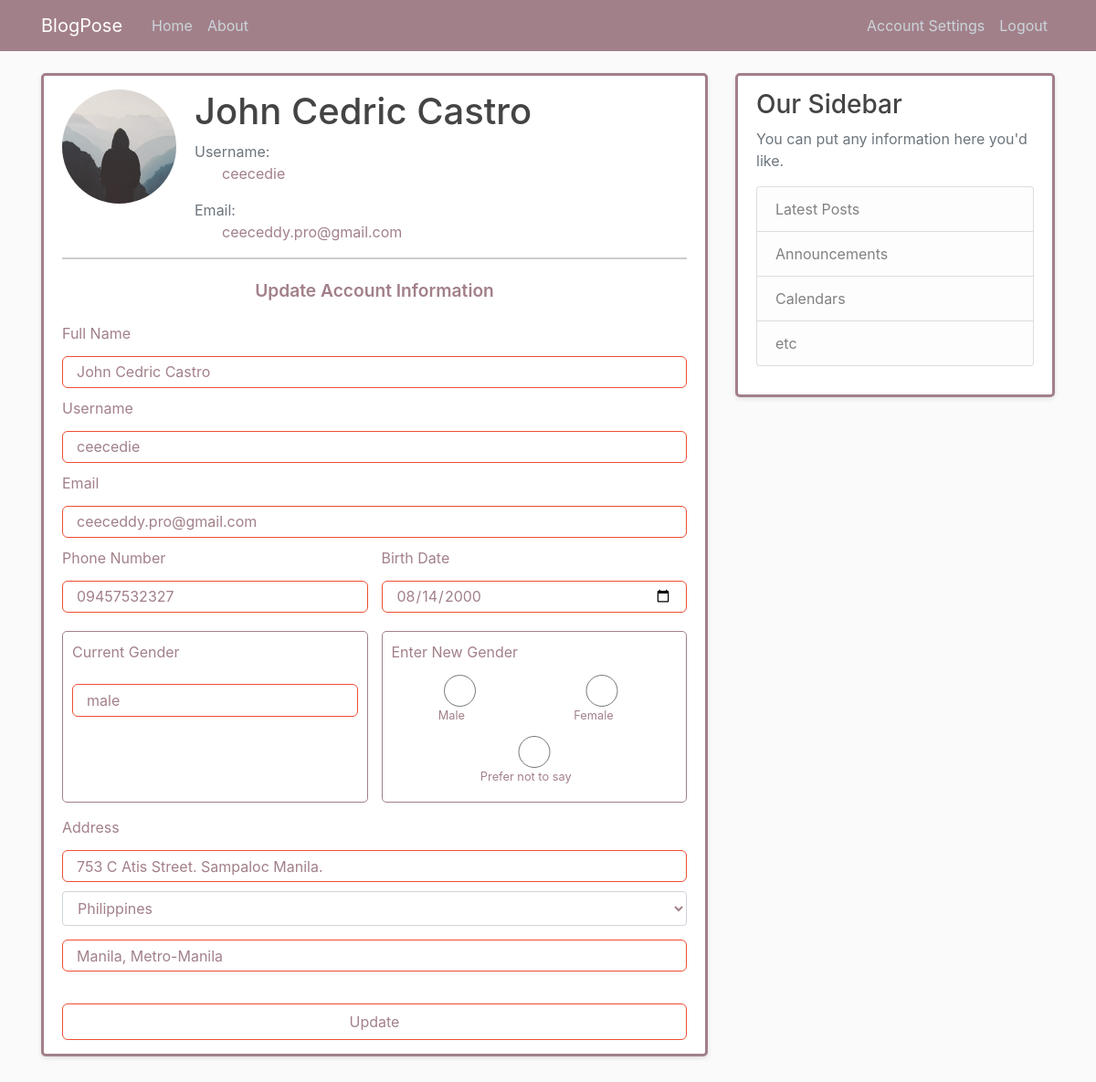
Page /account (signed in) on the committed database.
### blogpose/models.py (models this page shows, shortened)
class User(db.Model, UserMixin):
    id = db.Column(db.Integer, primary_key = True) # setting this id to be a primary key. It automatically generates.
    fullname = db.Column(db.String(150), nullable=False) # setting this fullname to become not null
    username = db.Column(db.String(35), unique = True, nullable = False) # setting this username to become unique and not null.
    email = db.Column(db.String(120), unique = True, nullable = False) # setting this email to become unique and not null.
    phone_number = db.Column(db.String(11), nullable=False) # setting this phone_number to become not null
    birth_date = db.Column(db.Date, nullable=False) # setting this birth_date to become not null
    gender = db.Column(db.String(10), nullable=False) # setting this gender to become not null
    street_address = db.Column(db.String(100), nullable=False) # setting this street_address to become not null
    country = db.Column(db.String(50), nullable=False) # setting this country to become not null
    city = db.Column(db.String(100), nullable=False) # setting this city to become not null
    img_file = db.Column(db.String(20), nullable = False, default = "default.jpg")
    password = db.Column(db.String(60), nullable = False)
    posts = db.relationship("Post", backref = "Author", lazy = True)

### blogpose/routes.py (the view)
@app.route("/account")
@login_required
def account():
    form = UdpateAccount()
    if form.validate_on_submit():
        pass
    elif request.method == "GET":
        form.fullname.data = current_user.fullname
        form.username.data = current_user.username
        form.email.data = current_user.email
        form.phone_number.data = current_user.phone_number
        form.birth_date.data = current_user.birth_date
        form.gender.data = current_user.gender
        form.street_address.data = current_user.street_address
        form.country.data = current_user.country
        form.city.data = current_user.city
    profile_image = url_for('static', filename = 'profile_pics/' + current_user.img_file)
    return render_template("account.html", title = "Account Settings", form = form, img_file = profile_image)

### blogpose/models.py (called while the page is built)
@login_manager.user_loader
def load_user(user_id):
    return User.query.get(int(user_id))

### blogpose/templates/account.html (shortened to what this page needs)
{% extends "layout.html" %}
{% block content %}
    <div class="content-section">
        <div class="media">
            <img class="rounded-circle account-img" src="{{ img_file }}">
            <div class="media-body">
                <h2 class="account-heading">{{ current_user.fullname }}</h2>
                <p class="text-secondary">Username: <br>
                    <span class = "highlight-color-and-text">{{ current_user.username }}</span>
                </p>
                <p class="text-secondary">Email: <br>
                    <span class = "highlight-color-and-text">{{ current_user.email }}</span>
                </p>
            </div>
        </div>
        <hr class="email-line">
        <section class="container-update">
            <header class="update-header">Update Account Information</header>
            <form class="forms" method="POST" action="{{ url_for('account') }}">
                <div class="input-box">
                    <label>Full Name</label>
                    {% if form.fullname.errors%}
                        {{ form.fullname(class="form-control form-control-lg is-invalid") }}
                        <div class="invalid-feedback">
                            {% for error in form.fullname.errors %}
                                <span> {{ error}} </span>
                            {% endfor %}
                        </div>
                    {% else %}
                        {{ form.fullname(class="form-control") }}
                    {% endif %}
                </div>
                <div class="input-box">
                    <label>Username</label>
                    {% if form.username.errors%}
                        {{ form.username(class="form-control form-control-lg is-invalid") }}
                        <div class="invalid-feedback">
                            {% for error in form.username.errors %}
                                <span> {{ error}} </span>
                            {% endfor %}
                        </div>
                    {% else %}
                        {{ form.username(class="form-control") }}
                    {% endif %}
                </div>
                <div class="input-box">
                    <label>Email</label>
                    {% if form.email.errors%}
                        {{ form.email(class="form-control form-control-lg is-invalid") }}
                        <div class="invalid-feedback">
                            {% for error in form.email.errors %}
                                <span> {{ error}} </span>
                            {% endfor %}
                        </div>
                    {% else %}
                        {{ form.email(class="form-control") }}
                    {% endif %}
                </div>
                <div class="column">
                    <div class="input-box">
                        <label>Phone Number</label>
                        {% if form.phone_number.errors %}
                        {{ form.phone_number(class="form-control form-control-lg is-invalid") }}
                        <div class="invalid-feedback">
                            {% for error in form.phone_number.errors %}
                                <span> {{ error}} </span>
                            {% endfor %}
                        </div>
                        {% else %}
                            {{ form.phone_number(class="form-control") }}
                        {% endif %}
                    </div>
                    <div class="input-box">
                        <label>Birth Date</label>
                        {% if form.birth_date.errors %}
                        {{ form.birth_date(class="form-control form-control-lg is-invalid") }}
                        <div class="invalid-feedback">
                            {% for error in form.birth_date.errors %}
                                <span> {{ error}} </span>
                            {% endfor %}
                        </div>
                        {% else %}
                            {{ form.birth_date() }}
                        {% endif %}
                    </div>
                </div>
                <div class="column">
                    <div class="input-box input-card">
                        <label>Current Gender</label>
                        <p class="current-data">{{ current_user.gender }}</p>
                    </div>
                    <div class="input-box input-card">
                        <label for="new_gender">Enter New Gender</label>
                        <div class="gender-option horizontal-gender">
                            {% if form.gender.errors %}
                                {{ form.gender(class="form-control form-control-lg is-invalid") }}
                                <div class="invalid-feedback">
                                    {% for error in form.gender.errors %}
                                        <span>{{ error }}</span>
                                    {% endfor %}
                                </div>
                            {% else %}
                                {% for choice in form.gender %}
                                    <div class="gender">
                                        <input {% if choice.checked %} checked {% endif %} name="{{ form.gender.name }}" id="check-{{ loop.index }}" type="radio" value="{{ choice.data }}">
                                        <label for="check-{{ loop.index }}">{{ choice.label.text }}</label>
                                    </div>
                                {% endfor %}
                            {% endif %}
                        </div>
                    </div>
                </div>
                <div class="input-box address">
                    <label>Address</label>
                    {% if form.street_address.errors %}
                        {{ form.street_address(class="form-control form-control-lg is-invalid") }}
                        <div class="invalid-feedback">
                            {% for error in form.street_address.errors %}
                                <span>{{ error }}</span>
                            {% endfor %}
                        </div>
                    {% else %}
                        {{ form.street_address(class="form-control") }}
                    {% endif %}
                    <div class="input-box">
                        {% if form.country.errors %}
                            {{ form.country(class="form-control form-control is-invalid") }}
                            <div class="invalid-feedback">
                                {% for error in form.country.errors %}
                                    <span>{{ error }}</span>
                                {% endfor %}
                            </div>
                        {% else %}
                            {{ form.country(class="form-control") }}
                        {% endif %}
                    </div>
                    <div class="input-box">
                        {% if form.city.errors %}
                            {{ form.city(class="form-control form-control-lg is-invalid") }}
                            <div class="invalid-feedback">
                                {% for error in form.city.errors %}
                                    <span>{{ error }}</span>
                                {% endfor %}
                            </div>
                        {% else %}
                            {{ form.city(class="form-control") }}
                        {% endif %}
                    </div>
                </div>
            <button class="submit" type="submit">{{ form.submit.label.text }}</button>
        </form>
    </section>
</div>
{% endblock content %}

### blogpose/templates/layout.html (shortened to what this page needs)
<!DOCTYPE html>
<html lang="en">
<head>
    <link rel="stylesheet" href="https://cdn.jsdelivr.net/npm/bootstrap@4.0.0/dist/css/bootstrap.min.css">
    <link rel="stylesheet" type="text/css" href="{{ url_for('static', filename='main.css') }}">
    <link rel="stylesheet" type="text/css" href="{{ url_for('static', filename='register.css') }}">
    <link rel="stylesheet" type="text/css" href="{{ url_for('static', filename='login.css') }}">
    <link rel="stylesheet" type="text/css" href="{{ url_for('static', filename='account.css') }}">
    <link rel="stylesheet" type="text/css" href="{{ url_for('static', filename='forgot_password.css') }}">
</head>
<body>
    <header class="site-header">
        <nav class="navbar navbar-expand-md navbar-dark bg-steel fixed-top">
          <div class="container">
            <a class="navbar-brand mr-4" href="/">BlogPose</a>
            <div class="collapse navbar-collapse" id="navbarToggle">
              <div class="navbar-nav mr-auto">
                <a class="nav-item nav-link" href="{{ url_for('home') }}">Home</a>
                <a class="nav-item nav-link" href="{{ url_for('about') }}">About</a>
              </div>
              <div class="navbar-nav">
                {% if current_user.is_authenticated %}
                  <a class="nav-item nav-link" href="{{ url_for('account') }}">Account Settings</a>
                  <a class="nav-item nav-link" href="{{ url_for('logout') }}">Logout</a>
                {% else %}
                  <a class="nav-item nav-link" href="{{ url_for('login') }}">Login</a>
                  <a class="nav-item nav-link" href="{{ url_for('register') }}">Register</a>
                {% endif %}
              </div>
            </div>
          </div>
        </nav>
    </header>
    <main role="main" class="container">
        <div class="row">
          <div class="col-md-8">
            {% block content %}
            {% endblock content %}
          </div>
          <div class="col-md-4">
            <div class="content-section">
              <h3>Our Sidebar</h3>
              <p class='text-muted'>You can put any information here you'd like.
                <ul class="list-group">
                  <li class="list-group-item list-group-item-light">Latest Posts</li>
                  <li class="list-group-item list-group-item-light">Announcements</li>
                  <li class="list-group-item list-group-item-light">Calendars</li>
                  <li class="list-group-item list-group-item-light">etc</li>
                </ul>
              </p>
            </div>
          </div>
        </div>
    </main>
</body>
</html>

### blogpose/static/main.css (style rules this page uses)
body { background: #fafafa; color: #333333; margin-top: 5rem; margin-bottom: 3rem; }
h1, h2, h3, h4, h5, h6 { color: #444444; }
.bg-steel { background-color: #a28089; }
.site-header .navbar-nav .nav-link { color: #cbd5db; }
.content-section { background: #ffffff; padding: 15px 20px; border: 3px solid #dddddd; border-radius: 5px; border-color: #a28089; border-style: solid; margin-bottom: 20px; box-shadow: 0 2px 5px rgba(0, 0, 0, 0.1); }
.account-img { height: 125px; width: 125px; margin-right: 20px; margin-bottom: 16px; }
.account-heading { font-size: 2.5rem; }

### blogpose/static/register.css (style rules this page uses)
.forms .input-box { width: 100%; margin-top: 10px; }
.input-box label { color: #a28089; }
.forms :where(.input-box input, .select-box) { position: relative; height: 35px; width: 100%; outline: none; font-size: 1rem; color: #a28089; margin-top: 5px; border: 1px solid #EE4E34; border-radius: 6px; padding: 0 15px; background: #ffffff; }
.forms .column { display: flex; column-gap: 15px; }
.gender { color: #a28089 }
.forms :where(.gender-option, .gender) { display: flex; align-items: center; column-gap: 50px; flex-wrap: wrap; }
.forms .gender { column-gap: 5px; }
.gender input { accent-color: #EE4E34; }
.forms :where(.gender input, .gender label) { cursor: pointer; }
.gender label { color: #a28089; }
.address :where(input, .select-box) { margin-top: 10px; }
.submit { height: 40px; width: 100%; --color: #a28089; background-color: transparent; font-size: 1rem; font-weight: 400; margin-top: 35px; border: 1px solid; border-color: #EE4E34; position: relative; overflow: hidden; border-radius: 6px; cursor: pointer; transition: all 0.2s ease; color: var(--color); z-index: 1; }
.submit:before, .submit::after { content: ''; display: block; position: absolute; border-radius: 6px; z-index: -1; background-color: var(--color); transition: all 0.1s ease; }
.submit:before { top: 0; left: 0; width: 0; height: 100%; }
.submit::after { right: 0; bottom: 0; width: 0; height: 100%; }

### blogpose/static/login.css (style rules this page uses)
.forms .input-box { width: 100%; margin-top: 10px; }
.input-box label { color: #a28089; text-align: left; }
.forms :where(.input-box input, .select-box) { position: relative; height: 35px; width: 100%; outline: none; font-size: 1rem; color: #a28089; margin-top: 5px; border: 1px solid #EE4E34; border-radius: 6px; padding: 0 15px; background: #ffffff; }

### blogpose/static/account.css (style rules this page uses)
.email-line { border: 0.5px solid #ccc; margin: 0; margin-bottom: 10px; }
.current-data { color: #a28089; width: 100%; margin-top: 15.5px; outline: none; font-size: 1rem; color: #a28089; border: 1px solid #EE4E34; border-radius: 6px; padding: 5px 5px 5px 15px; background: #ffffff; }
.highlight-color-and-text { color: #a28089; margin-left: 30px; }
.update-header { font-size: 1.2rem; color: #a28089; font-weight: 600; text-align: center; margin-top: 20px; margin-bottom: 20px; }
.horizontal-gender { display: flex; justify-content: space-evenly; }
.horizontal-gender label { font-size: 0.8rem; }
.form-control { display: inline-block; color: #a28089; }
.input-box.input-card { border: 1.5px solid #a28089; border-radius: 5px; padding: 10px; margin-bottom: 5px; margin-top: 20px; }

### blogpose/static/forgot_password.css (style rules this page uses)
.input-box label { color: #a28089; text-align: left; }
.input-box input { height: 35px; width: 100%; outline: none; font-size: 1rem; color: #a28089; margin-top: 5px; border: 1px solid #EE4E34; border-radius: 6px; padding: 0 15px; background: #ffffff; }

### rows in the picture
User: fullname "John Cedric Castro", username "ceecedie", email "ceeceddy.pro@gmail.com", phone_number "09457532327", birth_date "08/14/2000", gender "male", street_address "753 C Atis Street. Sampaloc Manila.", country "Philippines", city "Manila, Metro-Manila"

### other values in the picture
{{ choice.label.text }} "Male" "Female" "Prefer not to say"
